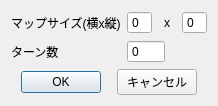
<?xml version="1.0" encoding="UTF-8"?>
<ui version="4.0">
 <class>SettingDialog</class>
 <widget class="QDialog" name="SettingDialog">
  <property name="geometry">
   <rect>
    <x>0</x>
    <y>0</y>
    <width>218</width>
    <height>97</height>
   </rect>
  </property>
  <property name="sizePolicy">
   <sizepolicy hsizetype="Fixed" vsizetype="Fixed">
    <horstretch>0</horstretch>
    <verstretch>0</verstretch>
   </sizepolicy>
  </property>
  <property name="baseSize">
   <size>
    <width>0</width>
    <height>0</height>
   </size>
  </property>
  <property name="windowTitle">
   <string>設定</string>
  </property>
  <property name="sizeGripEnabled">
   <bool>false</bool>
  </property>
  <property name="modal">
   <bool>false</bool>
  </property>
  <layout class="QVBoxLayout" name="verticalLayout_3">
   <item>
    <layout class="QHBoxLayout" name="horizontalLayout_4">
     <item>
      <layout class="QVBoxLayout" name="verticalLayout">
       <item>
        <widget class="QLabel" name="label">
         <property name="text">
          <string>マップサイズ(横x縦)</string>
         </property>
        </widget>
       </item>
       <item>
        <widget class="QLabel" name="label_2">
         <property name="text">
          <string>ターン数</string>
         </property>
        </widget>
       </item>
      </layout>
     </item>
     <item>
      <layout class="QVBoxLayout" name="verticalLayout_2">
       <item>
        <layout class="QHBoxLayout" name="horizontalLayout">
         <item>
          <widget class="QSpinBox" name="map_x">
           <property name="sizePolicy">
            <sizepolicy hsizetype="Fixed" vsizetype="Fixed">
             <horstretch>0</horstretch>
             <verstretch>0</verstretch>
            </sizepolicy>
           </property>
           <property name="buttonSymbols">
            <enum>QAbstractSpinBox::NoButtons</enum>
           </property>
          </widget>
         </item>
         <item>
          <widget class="QLabel" name="label_3">
           <property name="text">
            <string>x</string>
           </property>
           <property name="alignment">
            <set>Qt::AlignCenter</set>
           </property>
          </widget>
         </item>
         <item>
          <widget class="QSpinBox" name="map_y">
           <property name="sizePolicy">
            <sizepolicy hsizetype="Fixed" vsizetype="Fixed">
             <horstretch>0</horstretch>
             <verstretch>0</verstretch>
            </sizepolicy>
           </property>
           <property name="frame">
            <bool>true</bool>
           </property>
           <property name="buttonSymbols">
            <enum>QAbstractSpinBox::NoButtons</enum>
           </property>
           <property name="keyboardTracking">
            <bool>true</bool>
           </property>
          </widget>
         </item>
        </layout>
       </item>
       <item>
        <layout class="QHBoxLayout" name="horizontalLayout_2">
         <item>
          <widget class="QSpinBox" name="num_turn">
           <property name="sizePolicy">
            <sizepolicy hsizetype="Fixed" vsizetype="Fixed">
             <horstretch>0</horstretch>
             <verstretch>0</verstretch>
            </sizepolicy>
           </property>
           <property name="frame">
            <bool>true</bool>
           </property>
           <property name="buttonSymbols">
            <enum>QAbstractSpinBox::NoButtons</enum>
           </property>
           <property name="keyboardTracking">
            <bool>true</bool>
           </property>
           <property name="minimum">
            <number>0</number>
           </property>
           <property name="maximum">
            <number>9999</number>
           </property>
          </widget>
         </item>
         <item>
          <spacer name="horizontalSpacer">
           <property name="orientation">
            <enum>Qt::Horizontal</enum>
           </property>
           <property name="sizeType">
            <enum>QSizePolicy::Preferred</enum>
           </property>
           <property name="sizeHint" stdset="0">
            <size>
             <width>47</width>
             <height>20</height>
            </size>
           </property>
          </spacer>
         </item>
        </layout>
       </item>
      </layout>
     </item>
    </layout>
   </item>
   <item>
    <layout class="QHBoxLayout" name="horizontalLayout_3">
     <item>
      <widget class="QPushButton" name="ok_button">
       <property name="sizePolicy">
        <sizepolicy hsizetype="Fixed" vsizetype="Fixed">
         <horstretch>0</horstretch>
         <verstretch>0</verstretch>
        </sizepolicy>
       </property>
       <property name="text">
        <string>OK</string>
       </property>
      </widget>
     </item>
     <item>
      <widget class="QPushButton" name="pushButton_2">
       <property name="sizePolicy">
        <sizepolicy hsizetype="Fixed" vsizetype="Fixed">
         <horstretch>0</horstretch>
         <verstretch>0</verstretch>
        </sizepolicy>
       </property>
       <property name="text">
        <string>キャンセル</string>
       </property>
      </widget>
     </item>
    </layout>
   </item>
  </layout>
 </widget>
 <resources/>
 <connections/>
</ui>
